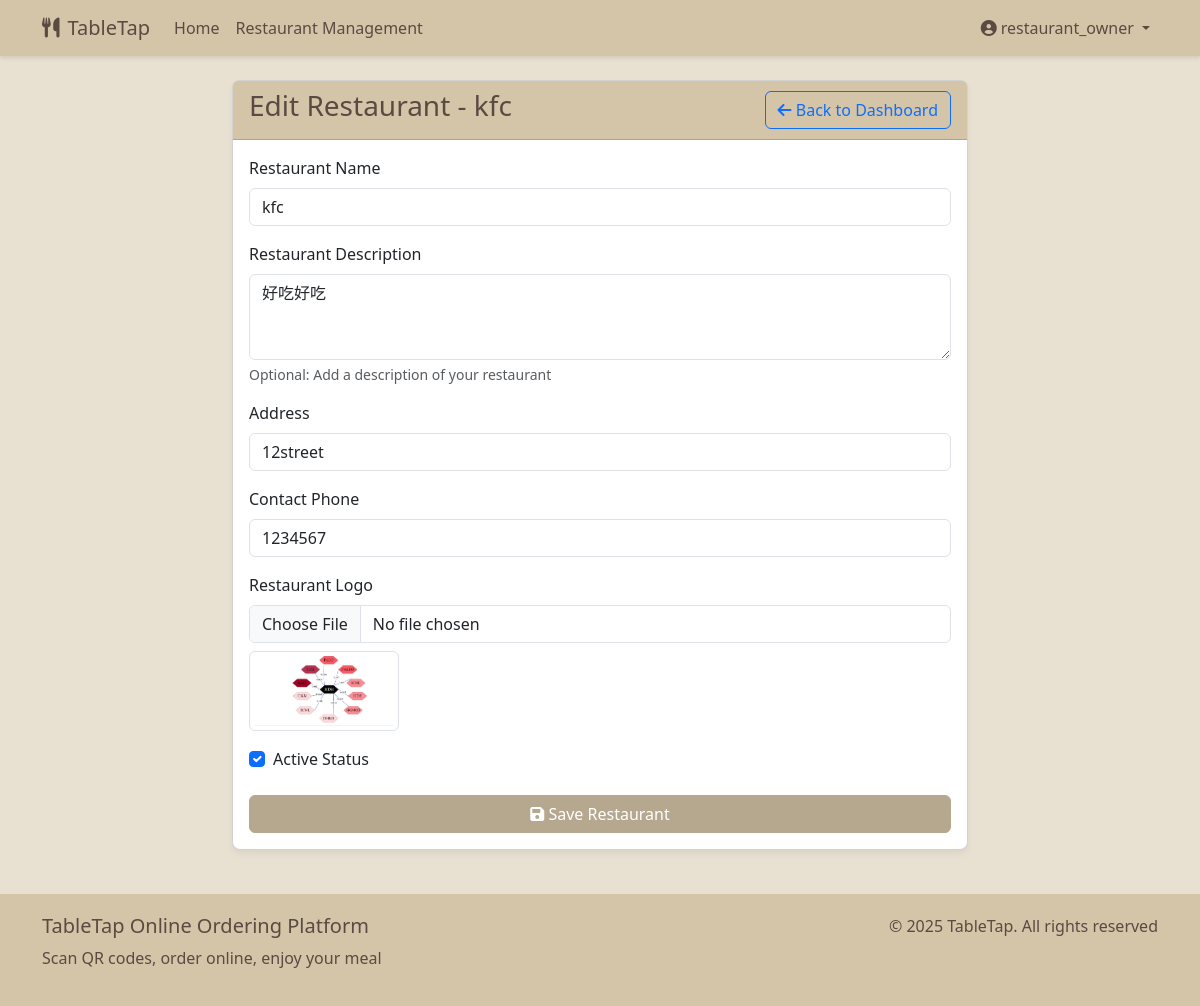
The page /restaurant/1/update/ (signed in) on the database its author committed.
### user/models.py (models this page shows, shortened)
class User(AbstractUser):
    USER_TYPE_CHOICES = (
        ('customer', 'Customer'),
        ('restaurant', 'Restaurant Owner'),
        ('admin', 'Administrator'),
    )
    user_type = models.CharField('User Type', max_length=10, choices=USER_TYPE_CHOICES, default='customer')
    phone = models.CharField('Phone Number', max_length=15, blank=True)
    class Meta:
        verbose_name = 'User'
        verbose_name_plural = 'Users'
    @property
    def is_restaurant_owner(self):
        return self.user_type == 'restaurant'

### restaurant/models.py (models this page shows, shortened)
class Restaurant(models.Model):
    owner = models.ForeignKey(settings.AUTH_USER_MODEL, on_delete=models.CASCADE, related_name='restaurants')
    name = models.CharField('Restaurant Name', max_length=100)
    description = models.TextField('Description', blank=True)
    address = models.CharField('Address', max_length=200)
    phone = models.CharField('Contact Phone', max_length=15)
    logo = models.ImageField('Restaurant Logo', upload_to='restaurant_logos/', blank=True, null=True)
    is_active = models.BooleanField('Active Status', default=True)
    created_at = models.DateTimeField('Created At', auto_now_add=True)
    updated_at = models.DateTimeField('Updated At', auto_now=True)
    class Meta:
        verbose_name = 'Restaurant'
        verbose_name_plural = 'Restaurants'

### restaurant/views.py (the view)
# urls.py: path('restaurant/<int:pk>/update/', views.RestaurantUpdateView.as_view(), name='restaurant_update'),
class RestaurantUpdateView(RestaurantOwnerRequiredMixin, UpdateView):
    model = Restaurant
    form_class = RestaurantForm
    template_name = 'restaurant/restaurant_form.html'
    success_url = reverse_lazy('restaurant:dashboard')
    def get_queryset(self):
        return Restaurant.objects.filter(owner=self.request.user)

### restaurant/forms.py
class RestaurantForm(forms.ModelForm):
    class Meta:
        model = Restaurant
        fields = ['name', 'description', 'address', 'phone', 'logo', 'is_active']
        widgets = {
            'name': forms.TextInput(attrs={'class': 'form-control'}),
            'description': forms.Textarea(attrs={'class': 'form-control', 'rows': 3}),
            'address': forms.TextInput(attrs={'class': 'form-control'}),
            'phone': forms.TextInput(attrs={'class': 'form-control'}),
            'logo': forms.FileInput(attrs={'class': 'form-control'}),
            'is_active': forms.CheckboxInput(attrs={'class': 'form-check-input'}),
        }

### restaurant/views.py (called while the page is built)
    def test_func(self):
        return self.request.user.is_authenticated and self.request.user.is_restaurant_owner

### templates/restaurant/restaurant_form.html (shortened to what this page needs)
{% extends 'base.html' %}
{% block content %}
<div class="row">
    <div class="col-md-8 offset-md-2">
        <div class="card">
            <div class="card-header">
                <div class="d-flex justify-content-between align-items-center">
                    <h3>{% if object %}Edit Restaurant - {{ object.name }}{% else %}Add Restaurant{% endif %}</h3>
                    <a href="{% url 'restaurant:dashboard' %}" class="btn btn-outline-primary">
                        <i class="fas fa-arrow-left"></i> Back to Dashboard
                    </a>
                </div>
            </div>
            <div class="card-body">
                <form method="post" enctype="multipart/form-data">
                    <div class="mb-3">
                        <label for="{{ form.name.id_for_label }}" class="form-label">Restaurant Name</label>
                        {{ form.name }}
                    </div>
                    <div class="mb-3">
                        <label for="{{ form.description.id_for_label }}" class="form-label">Restaurant Description</label>
                        {{ form.description }}
                        <div class="form-text">Optional: Add a description of your restaurant</div>
                    </div>
                    <div class="mb-3">
                        <label for="{{ form.address.id_for_label }}" class="form-label">Address</label>
                        {{ form.address }}
                    </div>
                    <div class="mb-3">
                        <label for="{{ form.phone.id_for_label }}" class="form-label">Contact Phone</label>
                        {{ form.phone }}
                    </div>
                    <div class="mb-3">
                        <label for="{{ form.logo.id_for_label }}" class="form-label">Restaurant Logo</label>
                        {{ form.logo }}
                        {% if object.logo %}
                            <div class="mt-2">
                                <img src="{{ object.logo.url }}" alt="{{ object.name }} Logo" class="img-thumbnail" style="max-width: 150px;">
                            </div>
                        {% endif %}
                    </div>
                    <div class="mb-3 form-check">
                        {{ form.is_active }}
                        <label class="form-check-label" for="{{ form.is_active.id_for_label }}">
                            Active Status
                        </label>
                    </div>
                    <div class="d-grid gap-2 mt-4">
                        <button type="submit" class="btn btn-primary">
                            <i class="fas fa-save"></i> Save Restaurant
                        </button>
                    </div>
                </form>
            </div>
        </div>
    </div>
</div>
{% endblock %}

### templates/base.html (shortened to what this page needs)
<!DOCTYPE html>
<html lang="en">
<head>
    <link href="https://cdn.jsdelivr.net/npm/bootstrap@5.3.0/dist/css/bootstrap.min.css" rel="stylesheet">
    <link rel="stylesheet" href="https://cdnjs.cloudflare.com/ajax/libs/font-awesome/6.0.0/css/all.min.css">
</head>
<body class="paper-texture">
    <nav class="navbar navbar-expand-lg navbar-light mb-4">
        <div class="container">
            <a class="navbar-brand" href="{% url 'restaurant:home' %}">
                <i class="fas fa-utensils me-2"></i>TableTap
            </a>
            <div class="collapse navbar-collapse" id="navbarNav">
                <ul class="navbar-nav me-auto">
                    <li class="nav-item">
                        <a class="nav-link" href="{% url 'restaurant:home' %}">Home</a>
                    </li>
                    {% if user.is_authenticated %}
                        {% if user.is_restaurant_owner %}
                        <li class="nav-item">
                            <a class="nav-link" href="{% url 'restaurant:dashboard' %}">Restaurant Management</a>
                        </li>
                        {% endif %}
                    {% endif %}
                </ul>
                <ul class="navbar-nav">
                    {% if user.is_authenticated %}
                        <li class="nav-item dropdown">
                            <a class="nav-link dropdown-toggle" href="#" id="navbarDropdown" role="button" data-bs-toggle="dropdown">
                                <i class="fas fa-user-circle me-1"></i>{{ user.username }}
                            </a>
                        </li>
                    {% endif %}
                </ul>
            </div>
        </div>
    </nav>
    <div class="container my-4">
        {% block content %}{% endblock %}
    </div>
    <footer class="footer mt-auto">
        <div class="container">
            <div class="row">
                <div class="col-md-6">
                    <h5>TableTap Online Ordering Platform</h5>
                    <p>Scan QR codes, order online, enjoy your meal</p>
                </div>
                <div class="col-md-6 text-md-end">
                    <p>&copy; {% now "Y" %} TableTap. All rights reserved</p>
                </div>
            </div>
        </div>
    </footer>
</body>
</html>

### templates/base.html (style rules this page uses)
:root { --kraft-color: #d4c5a9; --kraft-dark: #b5a88e; --kraft-light: #e8e0d0; --kraft-text: #5a4a42; }
body { background-color: var(--kraft-light); color: var(--kraft-text); font-family: 'Segoe UI', Tahoma, Geneva, Verdana, sans-serif; }
.navbar { background-color: var(--kraft-color); box-shadow: 0 2px 4px rgba(0,0,0,0.1); }
.navbar-brand, .nav-link { color: var(--kraft-text); }
.btn-primary { background-color: var(--kraft-dark); border-color: var(--kraft-dark); color: white; }
.card { background-color: white; border-radius: 8px; box-shadow: 0 4px 6px rgba(0,0,0,0.05); margin-bottom: 20px; }
.card-header { background-color: var(--kraft-color); color: var(--kraft-text); font-weight: bold; }
.footer { background-color: var(--kraft-color); color: var(--kraft-text); padding: 20px 0; margin-top: 30px; }
.paper-texture { position: relative; }
.paper-texture::before { content: ""; position: absolute; top: 0; left: 0; width: 100%; height: 100%; opacity: 0.1; pointer-events: none; }

### rows shown on the page
User: username "restaurant_owner"
Restaurant: name "kfc", description "好吃好吃", address "12street", phone "1234567", logo (picture), is_active "☑"
